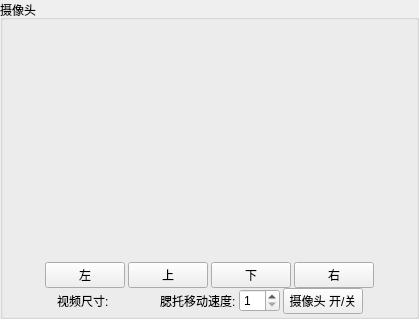
            <widget class="QGroupBox" name="groupBox_14">
             <property name="sizePolicy">
              <sizepolicy hsizetype="Preferred" vsizetype="Expanding">
               <horstretch>0</horstretch>
               <verstretch>0</verstretch>
              </sizepolicy>
             </property>
             <property name="minimumSize">
              <size>
               <width>320</width>
               <height>0</height>
              </size>
             </property>
             <property name="maximumSize">
              <size>
               <width>16777215</width>
               <height>16777215</height>
              </size>
             </property>
             <property name="title">
              <string>摄像头</string>
             </property>
             <layout class="QVBoxLayout" name="verticalLayout_2">
              <property name="spacing">
               <number>0</number>
              </property>
              <property name="leftMargin">
               <number>2</number>
              </property>
              <property name="topMargin">
               <number>2</number>
              </property>
              <property name="rightMargin">
               <number>2</number>
              </property>
              <property name="bottomMargin">
               <number>2</number>
              </property>
              <item>
               <layout class="QHBoxLayout" name="horizontalLayout_57">
                <item>
                 <spacer name="horizontalSpacer_81">
                  <property name="orientation">
                   <enum>Qt::Horizontal</enum>
                  </property>
                  <property name="sizeHint" stdset="0">
                   <size>
                    <width>40</width>
                    <height>20</height>
                   </size>
                  </property>
                 </spacer>
                </item>
                <item>
                 <widget class="GL_Image" name="video" native="true">
                  <property name="minimumSize">
                   <size>
                    <width>320</width>
                    <height>240</height>
                   </size>
                  </property>
                 </widget>
                </item>
                <item>
                 <spacer name="horizontalSpacer_82">
                  <property name="orientation">
                   <enum>Qt::Horizontal</enum>
                  </property>
                  <property name="sizeHint" stdset="0">
                   <size>
                    <width>40</width>
                    <height>20</height>
                   </size>
                  </property>
                 </spacer>
                </item>
               </layout>
              </item>
              <item>
               <layout class="QHBoxLayout" name="horizontalLayout_10">
                <property name="spacing">
                 <number>3</number>
                </property>
                <item>
                 <spacer name="horizontalSpacer_3">
                  <property name="orientation">
                   <enum>Qt::Horizontal</enum>
                  </property>
                  <property name="sizeHint" stdset="0">
                   <size>
                    <width>40</width>
                    <height>20</height>
                   </size>
                  </property>
                 </spacer>
                </item>
                <item>
                 <widget class="QPushButton" name="pushButton_chinMoveLeft">
                  <property name="text">
                   <string>左</string>
                  </property>
                 </widget>
                </item>
                <item>
                 <widget class="QPushButton" name="pushButton_chinMoveUp">
                  <property name="text">
                   <string>上</string>
                  </property>
                 </widget>
                </item>
                <item>
                 <widget class="QPushButton" name="pushButton_chinMoveDown">
                  <property name="text">
                   <string>下</string>
                  </property>
                 </widget>
                </item>
                <item>
                 <widget class="QPushButton" name="pushButton_chinMoveRight">
                  <property name="text">
                   <string>右</string>
                  </property>
                 </widget>
                </item>
                <item>
                 <spacer name="horizontalSpacer_4">
                  <property name="orientation">
                   <enum>Qt::Horizontal</enum>
                  </property>
                  <property name="sizeHint" stdset="0">
                   <size>
                    <width>40</width>
                    <height>20</height>
                   </size>
                  </property>
                 </spacer>
                </item>
               </layout>
              </item>
              <item>
               <layout class="QHBoxLayout" name="horizontalLayout_9">
                <property name="spacing">
                 <number>3</number>
                </property>
                <item>
                 <spacer name="horizontalSpacer">
                  <property name="orientation">
                   <enum>Qt::Horizontal</enum>
                  </property>
                  <property name="sizeHint" stdset="0">
                   <size>
                    <width>40</width>
                    <height>0</height>
                   </size>
                  </property>
                 </spacer>
                </item>
                <item>
                 <widget class="QLabel" name="label_38">
                  <property name="text">
                   <string>视频尺寸:</string>
                  </property>
                 </widget>
                </item>
                <item>
                 <widget class="QLabel" name="label_videoSize">
                  <property name="minimumSize">
                   <size>
                    <width>45</width>
                    <height>0</height>
                   </size>
                  </property>
                  <property name="maximumSize">
                   <size>
                    <width>45</width>
                    <height>16777215</height>
                   </size>
                  </property>
                  <property name="text">
                   <string/>
                  </property>
                 </widget>
                </item>
                <item>
                 <widget class="QLabel" name="label_20">
                  <property name="text">
                   <string>腮托移动速度:</string>
                  </property>
                 </widget>
                </item>
                <item>
                 <widget class="QSpinBox" name="spinBox_speedChinMove">
                  <property name="minimum">
                   <number>1</number>
                  </property>
                  <property name="value">
                   <number>1</number>
                  </property>
                 </widget>
                </item>
                <item>
                 <widget class="QPushButton" name="pushButton_cameraSwitch">
                  <property name="text">
                   <string>摄像头 开/关</string>
                  </property>
                 </widget>
                </item>
                <item>
                 <spacer name="horizontalSpacer_2">
                  <property name="orientation">
                   <enum>Qt::Horizontal</enum>
                  </property>
                  <property name="sizeHint" stdset="0">
                   <size>
                    <width>40</width>
                    <height>0</height>
                   </size>
                  </property>
                 </spacer>
                </item>
               </layout>
              </item>
             </layout>
            </widget>
